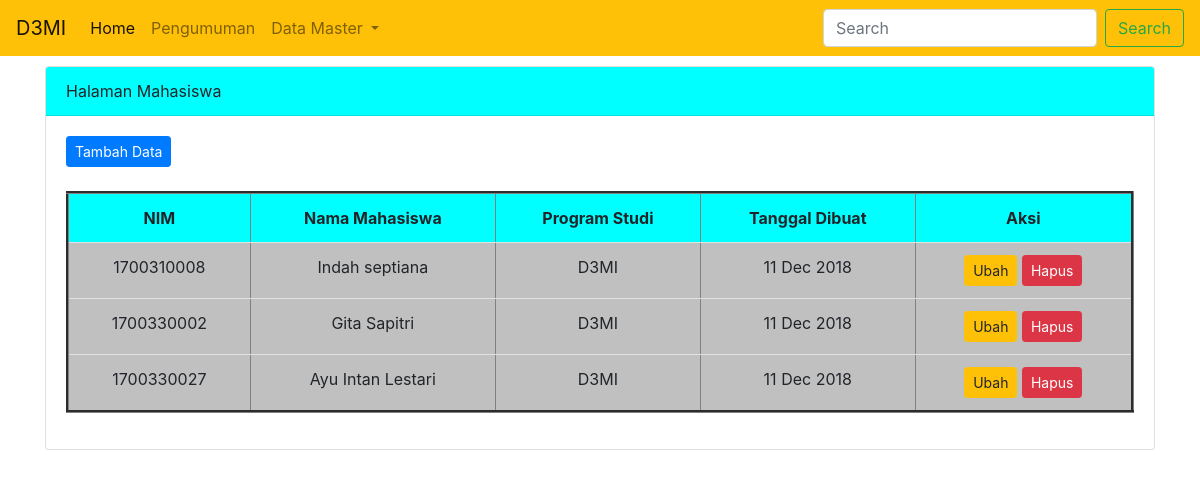
/index.php/admin/mahasiswa, run on the app's committed database.
### tables this page shows
CREATE TABLE `mahasiswa` (
  `nim` varchar(10) NOT NULL,
  `nama_mahasiswa` varchar(255) NOT NULL,
  `program_studi` varchar(255) NOT NULL,
  `created_at` datetime NOT NULL DEFAULT CURRENT_TIMESTAMP
);

### application/controllers/admin/Mahasiswa.php (called while the page is built, shortened)
<?php
class Mahasiswa extends CI_Controller {
	public function __construct()
	{
		$this->load->model('mahasiswa_model');
	}
	public function index()
	{
		$data['judul']= 'Mahasiswa';
		$data['sub_judul']= 'Halaman Mahasiswa';
		$data['halaman']= 'admin/v_mahasiswa';
		$data['isi_tabel'] = $this->mahasiswa_model->all();
		$this->load->view('admin/v_template', $data);
	}
}

### index.php (called while the page is built, shortened)
<?php
require_once BASEPATH.'core/CodeIgniter.php';

### application/models/mahasiswa_model.php (called while the page is built, shortened)
<?php
class mahasiswa_model extends CI_Model {
public function all()
{
	return $this->db->get('mahasiswa')->result();
}
}

### application/views/admin/v_mahasiswa.php (the view)
<div class="col-md-12">
	<div class="card">
		<div class="card-header" style="background-color:aqua"> <?php echo $sub_judul; ?> </div>
		<div class="card-body">
		<a href="mahasiswa/tambah" class="btn btn-primary btn-sm"> Tambah Data </a>
			<br>
			<br>
			<table class="table table-border" border="3px">
				<tr align="center" bgcolor="aqua">
					<th>NIM</th>
					<th>Nama Mahasiswa</th>
					<th>Program Studi</th>
					<th>Tanggal Dibuat</th>
					<th>Aksi</th>
				</tr>
				<?php foreach ($isi_tabel as $key ) {
				 ?>
				<tr align="center" bgcolor="silver">
					<td><?php echo $key->nim; ?></td>
					<td><?php echo $key->nama_mahasiswa; ?></td>
					<td><?php echo $key->program_studi; ?></td>
					<td><?php echo date('d M Y', strtotime($key->created_at))?></td>
					<td>
						<a href="<?php echo site_url('admin/mahasiswa/ubah/'.$key->nim); ?>" class="btn btn-warning btn-sm" onclick="return confirm('Apakah Anda Yakin Ingin Merubah Data ?')" >Ubah</a>
						<a href="<?php echo site_url('admin/mahasiswa/hapus/'.$key->nim); ?>" class="btn btn-danger btn-sm" onclick="return confirm('Apakah Anda Yakin Ingin Menghapus ?')" >Hapus</a>
				</tr>
				<?php } ?>
			</table>
		</div>
	</div>
</div>

### application/views/admin/v_template.php (shortened to what this page needs)
<!DOCTYPE html>
<html>
<head>
	<link rel="stylesheet" href="<?php echo base_url('assets/bootstrap/css/bootstrap.css'); ?>">
</head>
<body>
	<nav class="navbar navbar-expand-lg navbar-light bg-warning">
  <a class="navbar-brand" href="#">D3MI</a>
  <div class="collapse navbar-collapse" id="navbarSupportedContent">
    <ul class="navbar-nav mr-auto">
      <li class="nav-item active">
        <a class="nav-link" href="<?php echo site_url('admin/home/index'); ?>">Home</a>
      </li>
       <li class="nav-item">
        <a class="nav-link" href="<?php echo site_url('admin/Pengumuman/index'); ?>">Pengumuman</a>
      </li>
      <li class="nav-item dropdown">
        <a class="nav-link dropdown-toggle" href="#" id="navbarDropdown" role="button" data-toggle="dropdown" aria-haspopup="true" aria-expanded="false">
          Data Master
        </a>
      </li>
    </ul>
    <form class="form-inline my-2 my-lg-0">
      <input class="form-control mr-sm-2" type="search" placeholder="Search" aria-label="Search">
      <button class="btn btn-outline-success my-2 my-sm-0" type="submit">Search</button>
    </form>
  </div>
</nav>
	<div class="container" style="margin-top: 10px;">
		<div class="row">
			<?php $this->load->view($halaman); ?>
		</div>
	</div>
</body>
</html>

### data on the page
mahasiswa: nim "1700310008", nama_mahasiswa "Indah septiana", program_studi "D3MI", created_at "11 Dec 2018"
mahasiswa: nim "1700330002", nama_mahasiswa "Gita Sapitri", program_studi "D3MI", created_at "11 Dec 2018"
mahasiswa: nim "1700330027", nama_mahasiswa "Ayu Intan Lestari", program_studi "D3MI", created_at "11 Dec 2018"

### other printed values
$sub_judul "Halaman Mahasiswa"
